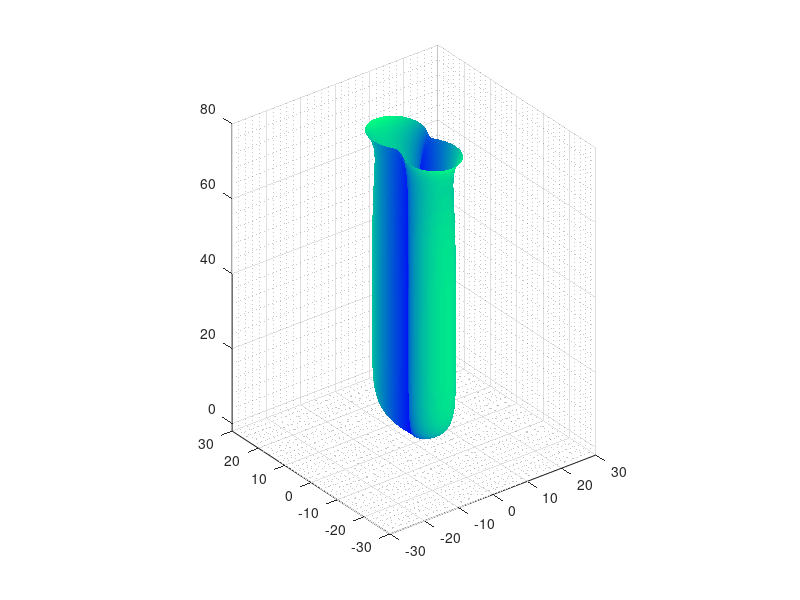

MATLAB code for this plot:
% Crypt fission maybe
clear; close all; clc

% Discretize space:
N_u = 1e2;
u = linspace(0, 2*pi, N_u);
du = u(2) - u(1);

N_v = 3e2;
v = linspace(0,1,N_v)';
dv = v(2)-v(1);

%Create mesh grid:
[U_mesh,V_mesh] = meshgrid(u,v);

% Define radius function:
L = 78;
r_b = 41/2/pi;
r_t = 10/pi;   
a = 0.3;   
beta = 0.15;

Z_mesh = L * V_mesh;
R_z = r_b*(1 - exp(-a * Z_mesh)) + r_t * exp(a * (Z_mesh - L));

for c = 0 : 78

    A = 1./ (1+exp(beta * (Z_mesh-c)));

    p_u = sin(U_mesh);
    f = 1 - A + 2*A .* (p_u.^2);

    lambda = f .* R_z;

    X = lambda .* cos(U_mesh);
    Y = lambda .* sin(U_mesh);
    Z = Z_mesh;

    % Generate surface plot
    figure(1)
    surf(X, Y, Z, lambda)
    shading interp
    grid on
    grid minor
    colormap winter
    axis equal
    if c == 1
        pause
    else
        drawnow
    end
    xlim([-30 30])
    ylim([-30 30])
    zlim([-2 80])

end
